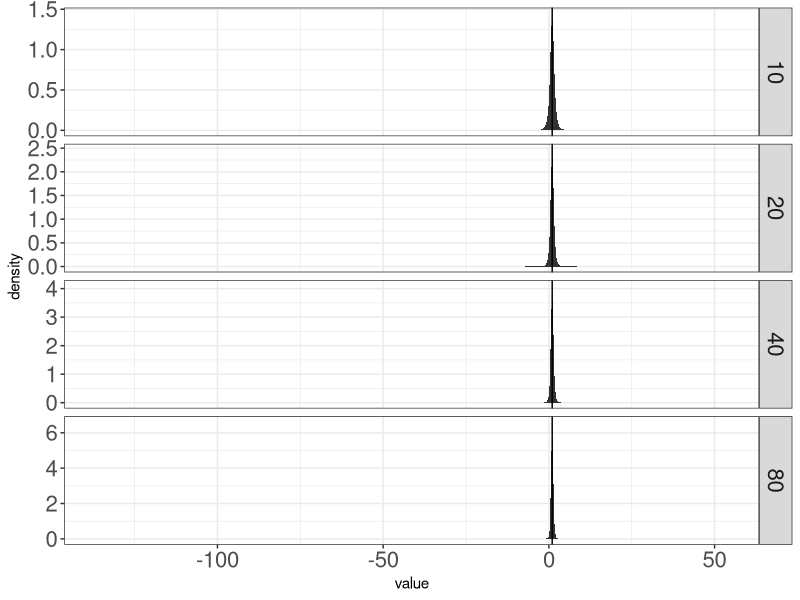

Write R code to recreate this figure.
# an example to develop an experiment for the test size of b_hat in OLS
# the code should be developed from scratch
# each step must be tested, and then wrap into a report


rm(list = ls( ) )


library(foreach)
library(doParallel)
library(plyr)

registerDoParallel(4)



# set the parameters
Rep = 50000
b0 = matrix(1, nrow = 2 )

# the workhorse functions

MonteCarlo = function(n, type , df = df){
  # a function gives the t-value under the null
  if (type == "Normal"){
    e = rnorm(n)
  } else if (type == "T"){
    e = rt(n, df )
  } else if (type == "Poisson"){
    e = rpois(n, df) - df
  } else if (type =="chisq"){
    e = rchisq(n, df) - df
  }
  
  X = cbind( 1, rnorm(n) )
  Y = X %*% b0 + e
  rm(e)
  
  bhat = solve( t(X) %*% X, t(X)%*% Y )
  bhat2 = bhat[2] # parameter we want to test
  
  e_hat = Y - X %*% bhat
  sigma_hat_square = sum(e_hat^2)/ (n-2)
  sig_B = solve( t(X) %*% X  ) * sigma_hat_square
  t_value_2 = ( bhat2 - b0[2]) / sqrt( sig_B[2,2] ) 
  
  return( list(bhat2 = bhat2, t_value_2 = t_value_2) )
}


NN = c(10, 20, 40, 80 )
# plot beta under the t-distributed error
BB = matrix(0, ncol = length(NN), nrow = Rep)
for (r in 1:length(NN)){
  n = NN[r]
  for (s in 1:Rep)   BB[s,r] = MonteCarlo(n, "T", df = 2)$bhat2
  # change the degree of freedom to see the change of the graph
}

# BB = laply(.data = rep(NN, each = Rep), .fun = MonteCarlo, type = "chisq", df = 2)
# BB = matrix(BB[,1], nrow = Rep)

colnames(BB) = NN


library(reshape2)
# BB = as.data.frame(BB)
# BB$ID = 1:Rep
BB_reshape = melt(BB, .measure.vars = as.characters(NN) )
colnames(BB_reshape)[2] = "sample_size"


library(ggplot2)
p1 = ggplot(BB_reshape) 
p1 = p1 + geom_area(stat = "density", 
                    aes(x = value),  position = "identity")
p1 = p1 + facet_grid( sample_size ~ ., scale = "free") 
p1 = p1 + geom_vline(xintercept = 1)
p1 = p1 + theme_bw()
p1 = p1 + theme(strip.text = element_text( size = 16), 
                axis.text = element_text( size = 16))
print(p1)




## testing: run the calculation of the empirical sizes for different sample sizes

# report the empirical test size
report = function(n){
  # collect the test size from the two distributions
  # this function contains some repeated code, but is OK for such a smply one
  TEST_SIZE = rep(0,4)
  
  Res = ldply( .data = 1:Rep, .fun = function(i) MonteCarlo(n, "Normal")$t_value_2  )
  TEST_SIZE[1] = mean( abs(Res) > qt(.975, n-2) )  
  TEST_SIZE[2] = mean( abs(Res) > qnorm(.975) ) 
  
  Res = ldply( .data = 1:Rep, .fun = function(i) MonteCarlo(n, "Poisson", df=1)$t_value_2  )
  TEST_SIZE[3] = mean( abs(Res) > qnorm(.975) )
  Res = ldply( .data = 1:Rep, .fun = function(i) MonteCarlo(n, "chisq", df=1)$t_value_2  )
  TEST_SIZE[4] = mean( abs(Res) > qnorm(.975) )
  
  return(TEST_SIZE)
}


pts = Sys.time()
RES = ldply(.data = NN, .fun = report, .progress = "text" )
cat("single tread", Sys.time() - pts, "\n")



names(RES) = c("exact", "normal.asym", "asym with Poisson", "asym with chisq")
RES$n = NN
RES = RES[, c(5,1:4)] # beautify the results
print(RES)


